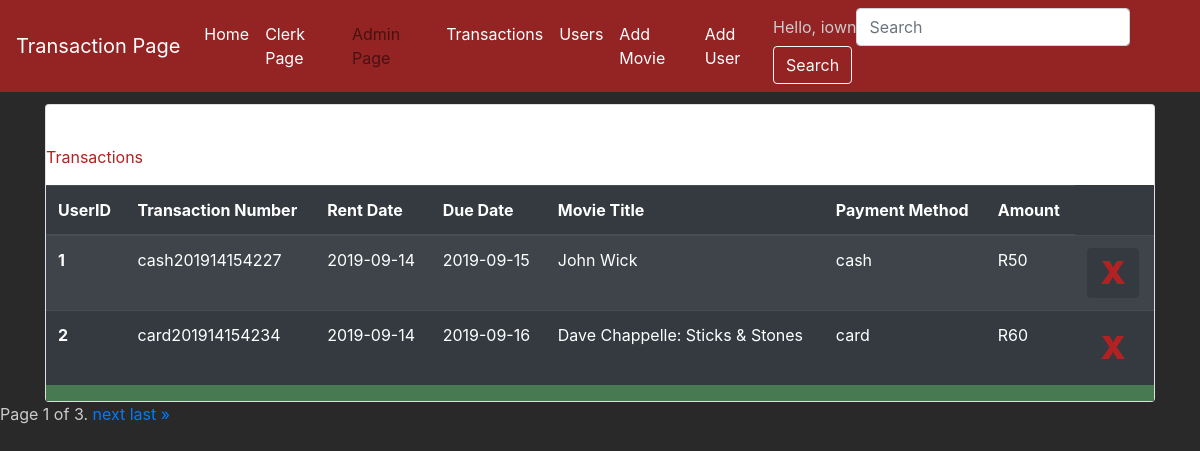
Page /transactions/ (signed in) on the committed database.
### webapp/models.py (models this page shows)
class Transaction(models.Model):
    users_ID= models.ForeignKey(User,on_delete=models.CASCADE)
    TransactionNumber = models.IntegerField()
    RentDate= models.CharField(max_length=250)
    DueDate = models.CharField(max_length=255)
    MovieTitle = models.CharField(max_length=255)
    Payment_Method= models.CharField(max_length=255)
    Amount = models.IntegerField(default=0)

### webapp/views.py (the view)
# urls.py: path('transactions/', views.transactions, name='transactions'),
@login_required
def transactions(request):
    dvds = DVD.objects.all() #imports dvds from database
    trans = Transaction.objects.all() #imports dvds from database
    users = User.objects.all() #imports dvds from database
    customer = Customer.objects.all() #imports dvds from database
    query = request.GET.get("query")
    if query:
        trans = Transaction.objects.filter(Q(TransactionNumber__icontains=query)) #Search Function according to name
    paginator = Paginator(dvds, 6) # Show 3 dvds per page
    page = request.GET.get('page')
    dvds = paginator.get_page(page)
    form=DocumentForm()
    context_dict = { 'dvds':dvds ,'form': form, 'trans':trans, 'users':users, 'customer':customer}
    return render(request, 'transactions.html',context_dict)

### webapp/form.py
class DocumentForm(forms.ModelForm):
    class Meta:
        model = DVD
        fields = ('Title','year','genre','InStock','Synopsis','BookingPickup' ,'NumOfTimesRented','ImageDVD')

### templates/transactions.html (shortened to what this page needs)
{%load static %}
<!DOCTYPE html>
<html lang="en">
<head>
    <link rel="stylesheet" href="https://stackpath.bootstrapcdn.com/bootstrap/4.3.1/css/bootstrap.min.css">
    <link rel="stylesheet" type="text/css" href="{% static 'transactionstyle.css'%}">
</head>
<body>
    <nav class="navbar navbar-expand-lg navbar-light sticky" style="background-color: rgba(178, 34, 34, 0.781);">
            <a class="navbar-brand" href="#" style="color: white" >Transaction Page</a>
            <div class="collapse navbar-collapse" id="navbarSupportedContent">
              <ul class="navbar-nav mr-auto">
                <li class="nav-item active">
                  <a class="nav-link" href="/" style="color: white">Home <span class="sr-only">(current)</span></a>
                </li>
                <li class="nav-item ">
                        {% if user.is_superuser %}
                        <a class="nav-link" href="../clerk" style="color: white">Clerk Page</a>
                        {%endif%}
                      </li>
                    <li class="nav-item" style="color: white">
                      {% if user.is_superuser %}
                      <a class="nav-link" href="/admin">Admin Page</a>
                      {%endif%}
                  </li>
                  <li class="nav-item ">
                      {% if user.is_superuser %}
                      <a class="nav-link" href="../transactions" style="color: white">Transactions</a>
                      {%endif%}
                    </li>
                  <li class="nav-item ">
                        {% if user.is_superuser %}
                        <a class="nav-link" href="../userstbl" style="color: white">Users</a>
                        {%endif%}
                  </li>
                  <li class="nav-item">
                      {% if user.is_superuser %}
                      <a class="nav-link" href="#" data-toggle="modal" data-target="#mymodal1" style="color: white">Add Movie</a>
                      {%endif%}
                  </li>
                  <li class="nav-item ">
                    {% if user.is_superuser %}
                    <a class="nav-link" href="#" data-toggle="modal" data-target="#mymodal2" style="color: white">Add User</a>
                    {%endif%}
                  </li>
                </ul>
              <form method="GET" action="" class="form-inline my-2 my-lg-0">
                  <a> Hello, {{user.first_name}}</a><br>
                <input class="form-control mr-sm-2" name ='query' type="search" placeholder="Search" aria-label="Search">
                <button class="btn btn-outline-light my-2 my-sm-0" type="submit">Search</button>
              </form>
            </div>
          </nav>
    <a></a><br>
    <div class="container">
            <div class="card" style="table-layout: fixed;">
              <div class="card-body"></div>
                    <p class="" style="font: bold; color:firebrick">Transactions</p>
                      <div class="table-body">
                              <table class="table table-striped table-dark">
                                      <thead>
                                        <tr>
                                          <th scope="col">UserID</th>
                                          <th scope="col">Transaction Number</th>
                                          <th scope="col">Rent Date</th>
                                          <th scope="col">Due Date</th>
                                          <th scope="col">Movie Title</th>
                                          <th scope="col">Payment Method</th>
                                          <th scope="col">Amount</th>
                                        </tr>
                                      </thead>
                                      <tbody>
                                      {% for tran in trans %}
                                        <tr>
                                          <th scope="row">{{tran.id}}</th>
                                          <td>{{tran.TransactionNumber}}</td>
                                          <td>{{tran.RentDate}}</td>
                                          <td>{{tran.DueDate}}</td>
                                          <td>{{tran.MovieTitle}}</td>
                                          <td>{{tran.Payment_Method}}</td>
                                          <td>{{tran.Amount}}</td>
                                          {% if user.is_superuser %}
                                          <td><button type="button" class="btn btn-dark badge" style="color:firebrick; font-size:2rem"><strong>X</strong></button></td>
                                          {%endif%}
                                        </tr>
                                      {%endfor%}
                                      </tbody>
                                    </table>
                      </div>
              </div>
            </div>
    <div class="pagination">
            <span class="step-links">
                <span class="current">
                    Page {{ dvds.number }} of {{ dvds.paginator.num_pages }}.
                </span>
                {% if dvds.has_next %}
                    <a href="?page={{ dvds.next_page_number }}">next</a>
                    <a href="?page={{ dvds.paginator.num_pages }}">last &raquo;</a>
                {% endif %}
            </span>
        </div>
</body>
</html>

### static/transactionstyle.css (style rules this page uses)
body { padding-top: 80px; background-color: rgb(41, 41, 41); color: #CCC; }
.navbar { z-index: 9999; }
.navbar-brand { color:forestgreen; }
.sticky { position: fixed; top:0; width:100%; }
.table-body { background-color: #487A51; }

### rows in the picture
Transaction: id "1", TransactionNumber "cash201914154227", RentDate "2019-09-14", DueDate "2019-09-15", MovieTitle "John Wick", Payment_Method "cash", Amount "R50"
Transaction: id "2", TransactionNumber "card201914154234", RentDate "2019-09-14", DueDate "2019-09-16", MovieTitle "Dave Chappelle: Sticks & Stones", Payment_Method "card", Amount "R60"

### other values in the picture
{{ user.first_name }} "iown"
{{ dvds.number }} "1"
{{ dvds.paginator.num_pages }} "3"
